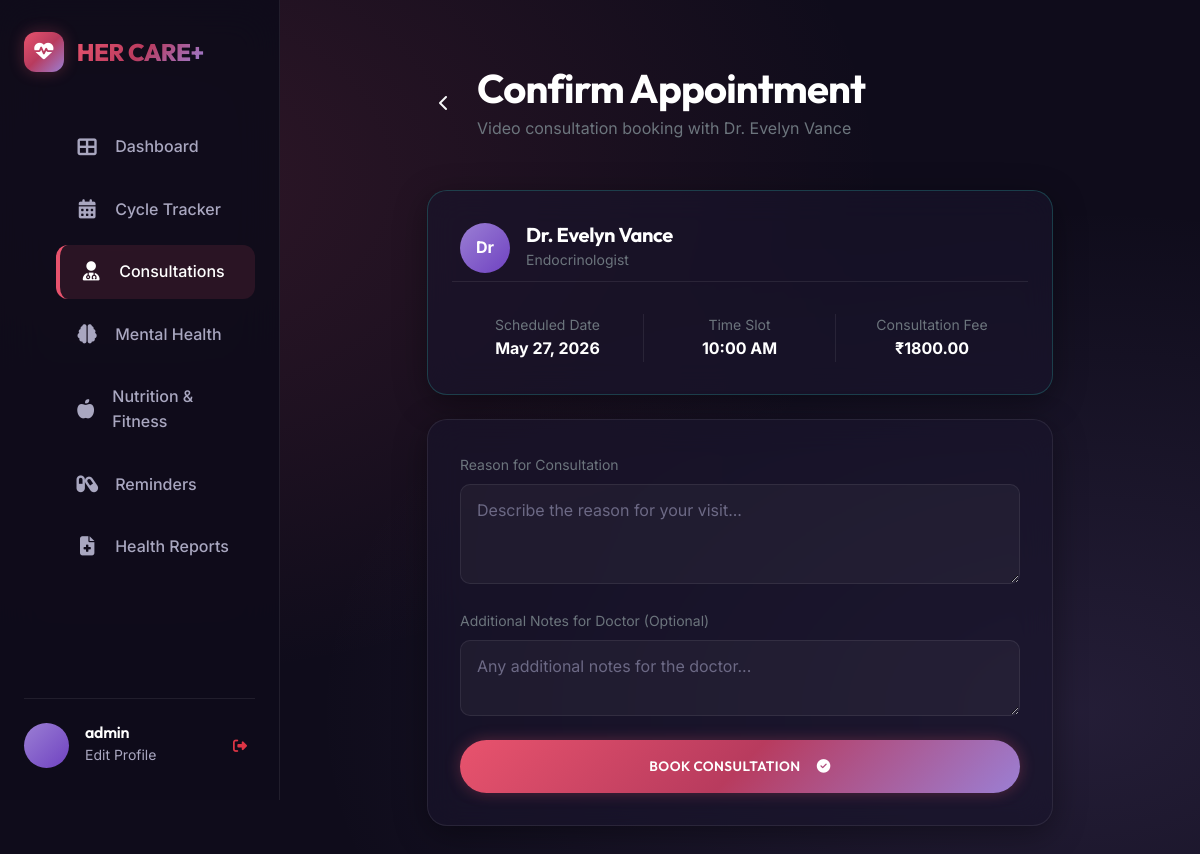
Page /appointments/book/49/ (signed in) on the committed database.
### appointments/models.py (models this page shows, shortened)
class Doctor(models.Model):
    SPECIALIZATION_CHOICES = [
        ('gynecologist', 'Gynecologist'),
        ('obstetrician', 'Obstetrician'),
        ('dermatologist', 'Dermatologist'),
        ('endocrinologist', 'Endocrinologist'),
        ('nutritionist', 'Nutritionist'),
        ('psychiatrist', 'Psychiatrist'),
        ('psychologist', 'Psychologist'),
        ('general', 'General Physician'),
        ('physiotherapist', 'Physiotherapist'),
    ]
    name = models.CharField(max_length=100)
    specialization = models.CharField(max_length=20, choices=SPECIALIZATION_CHOICES)
    qualification = models.CharField(max_length=200)
    experience_years = models.IntegerField(default=0)
    rating = models.DecimalField(max_digits=2, decimal_places=1, default=4.0)
    consultation_fee = models.DecimalField(max_digits=8, decimal_places=2)
    bio = models.TextField(blank=True)
    profile_image = models.ImageField(upload_to='doctors/', blank=True, null=True)
    available_days = models.CharField(max_length=100, default='Mon,Tue,Wed,Thu,Fri',
                                       help_text='Comma-separated days')
    is_active = models.BooleanField(default=True)
    class Meta:
        ordering = ['-rating', 'name']

class TimeSlot(models.Model):
    doctor = models.ForeignKey(Doctor, on_delete=models.CASCADE, related_name='time_slots')
    date = models.DateField()
    start_time = models.TimeField()
    end_time = models.TimeField()
    is_booked = models.BooleanField(default=False)
    class Meta:
        ordering = ['date', 'start_time']
        unique_together = ['doctor', 'date', 'start_time']

### appointments/views.py (the view)
# urls.py: path('book/<int:slot_id>/', views.book_appointment, name='book_appointment'),
@login_required
def book_appointment(request, slot_id):
    slot = get_object_or_404(TimeSlot, pk=slot_id, is_booked=False)
    if request.method == 'POST':
        form = AppointmentForm(request.POST)
        if form.is_valid():
            appointment = form.save(commit=False)
            appointment.user = request.user
            appointment.doctor = slot.doctor
            appointment.time_slot = slot
            appointment.save()
            slot.is_booked = True
            slot.save()
            messages.success(request, f'Appointment booked with Dr. {slot.doctor.name} on {slot.date}!')
            return redirect('my_appointments')
    else:
        form = AppointmentForm()
    context = {
        'form': form,
        'slot': slot,
        'doctor': slot.doctor,
    }
    return render(request, 'appointments/book.html', context)

### appointments/forms.py
class AppointmentForm(forms.ModelForm):
    class Meta:
        model = Appointment
        fields = ['reason', 'notes']
        widgets = {
            'reason': forms.Textarea(attrs={
                'class': 'form-control',
                'rows': 3,
                'placeholder': 'Describe the reason for your visit...'
            }),
            'notes': forms.Textarea(attrs={
                'class': 'form-control',
                'rows': 2,
                'placeholder': 'Any additional notes for the doctor...'
            }),
        }

### appointments/templates/appointments/book.html (shortened to what this page needs)
{% extends 'base.html' %}
{% load static %}
{% block content %}
<div class="container py-4" style="max-width: 650px;">
    <div class="d-flex align-items-center gap-3 mb-5">
        <a href="{% url 'doctor_detail' doctor.pk %}" class="btn btn-outline-light border-0"><i class="fas fa-chevron-left"></i></a>
        <div>
            <h1 class="fw-bold mb-1">Confirm Appointment</h1>
            <p class="text-secondary mb-0">Video consultation booking with Dr. {{ doctor.name }}</p>
        </div>
    </div>
    <div class="glass-card mb-4" style="border-color: rgba(46, 196, 182, 0.25);">
        <div class="d-flex align-items-center gap-3 mb-4">
            <div class="user-avatar" style="width: 50px; height: 50px;">Dr</div>
            <div>
                <h5 class="fw-bold m-0">Dr. {{ doctor.name }}</h5>
                <span class="small text-secondary text-capitalize">{{ doctor.get_specialization_display }}</span>
            </div>
        </div>
        <div class="row g-3 text-center border-top pt-3" style="border-color: var(--border-glass) !important;">
            <div class="col-4 border-end" style="border-color: var(--border-glass) !important;">
                <span class="small text-secondary d-block">Scheduled Date</span>
                <strong class="text-white">{{ slot.date|date:"F d, Y" }}</strong>
            </div>
            <div class="col-4 border-end" style="border-color: var(--border-glass) !important;">
                <span class="small text-secondary d-block">Time Slot</span>
                <strong class="text-white">{{ slot.start_time|time:"h:i A" }}</strong>
            </div>
            <div class="col-4">
                <span class="small text-secondary d-block">Consultation Fee</span>
                <strong class="text-white">₹{{ doctor.consultation_fee }}</strong>
            </div>
        </div>
    </div>
    <div class="glass-card">
        <form method="POST">
            <div class="mb-4">
                <label class="form-label small text-secondary">Reason for Consultation</label>
                {{ form.reason }}
            </div>
            <div class="mb-4">
                <label class="form-label small text-secondary">Additional Notes for Doctor (Optional)</label>
                {{ form.notes }}
            </div>
            <button type="submit" class="btn-premium w-100 py-3">
                Book Consultation <i class="fas fa-check-circle ms-2"></i>
            </button>
        </form>
    </div>
</div>
{% endblock %}

### templates/base.html (shortened to what this page needs)
{% load static %}
<!DOCTYPE html>
<html lang="en">
<head>
    <link href="https://cdn.jsdelivr.net/npm/bootstrap@5.3.2/dist/css/bootstrap.min.css" rel="stylesheet">
    <link href="https://cdnjs.cloudflare.com/ajax/libs/font-awesome/6.4.2/css/all.min.css" rel="stylesheet">
    <link href="{% static 'css/style.css' %}" rel="stylesheet">
</head>
<body>
    {% if user.is_authenticated %}
    <div class="app-container">
        <aside class="sidebar">
            <a href="{% url 'dashboard' %}" class="sidebar-logo">
                <span class="btn-premium p-2 d-inline-flex align-items-center justify-content-center" style="width: 40px; height: 40px; border-radius: 12px;">
                    <i class="fas fa-heartbeat" style="font-size: 1.2rem;"></i>
                </span>
                <h2 class="m-0 text-gradient">HER CARE+</h2>
            </a>
            <ul class="nav-menu">
                <li class="nav-item {% if request.resolver_match.app_name == 'dashboard' or request.resolver_match.url_name == 'dashboard' %}active{% endif %}">
                    <a href="{% url 'dashboard' %}">
                        <i class="fas fa-th-large"></i>
                        <span>Dashboard</span>
                    </a>
                </li>
                <li class="nav-item {% if 'cycle-tracker' in request.path %}active{% endif %}">
                    <a href="{% url 'tracker_home' %}">
                        <i class="fas fa-calendar-alt"></i>
                        <span>Cycle Tracker</span>
                    </a>
                </li>
                <li class="nav-item {% if 'appointments' in request.path %}active{% endif %}">
                    <a href="{% url 'doctor_list' %}">
                        <i class="fas fa-user-md"></i>
                        <span>Consultations</span>
                    </a>
                </li>
                <li class="nav-item {% if 'mental-health' in request.path %}active{% endif %}">
                    <a href="{% url 'mental_health_home' %}">
                        <i class="fas fa-brain"></i>
                        <span>Mental Health</span>
                    </a>
                </li>
                <li class="nav-item {% if 'nutrition' in request.path %}active{% endif %}">
                    <a href="{% url 'nutrition_home' %}">
                        <i class="fas fa-apple-alt"></i>
                        <span>Nutrition & Fitness</span>
                    </a>
                </li>
                <li class="nav-item {% if 'reminders' in request.path %}active{% endif %}">
                    <a href="{% url 'reminders_home' %}">
                        <i class="fas fa-capsules"></i>
                        <span>Reminders</span>
                    </a>
                </li>
                <li class="nav-item {% if 'health-reports' in request.path %}active{% endif %}">
                    <a href="{% url 'reports_home' %}">
                        <i class="fas fa-file-medical"></i>
                        <span>Health Reports</span>
                    </a>
                </li>
            </ul>
            <div class="sidebar-user">
                {% if user.profile.profile_picture %}
                    <img src="{{ user.profile.profile_picture.url }}" class="user-avatar" alt="Avatar">
                {% else %}
                    <div class="user-avatar">{{ user.first_name|slice:":1" }}{% if user.last_name %}{{ user.last_name|slice:":1" }}{% endif %}</div>
                {% endif %}
                <div class="user-details overflow-hidden">
                    <h6 class="m-0 text-truncate">{{ user.get_full_name|default:user.username }}</h6>
                    <a href="{% url 'profile' %}" class="small text-decoration-none" style="color: var(--text-secondary);">Edit Profile</a>
                </div>
                <a href="{% url 'logout' %}" class="ms-auto btn btn-sm btn-outline-danger border-0" title="Logout">
                    <i class="fas fa-sign-out-alt"></i>
                </a>
            </div>
        </aside>
        <main class="main-content">
            {% block content %}{% endblock %}
        </main>
    </div>
    {% endif %}
</body>
</html>

### static/css/style.css (style rules this page uses)
:root { --bg-dark: #0f0c1b; --bg-card: rgba(26, 21, 44, 0.65); --bg-card-hover: rgba(38, 31, 64, 0.85); --border-glass: rgba(255, 255, 255, 0.08); --border-glass-focus: rgba(232, 83, 109, 0.4); --primary-grad: linear-gradient(135deg, #e8536d 0%, #b83b5e 50%, #9b7fd4 100%); --accent-grad: linear-gradient(135deg, #9b7fd4 0%, #6f42c1 100%); --teal-grad: linear-gradient(135deg, #2ec4b6 0%, #0f9f90 100%); --text-primary: #f8f9fa; --text-secondary: #a9a7c0; --text-muted: #6c6985; --primary-color: #e8536d; --accent-color: #9b7fd4; --teal-color: #2ec4b6; --shadow-main: 0 8px 32px 0 rgba(0, 0, 0, 0.37); --shadow-glow: 0 0 15px rgba(232, 83, 109, 0.3); --font-heading: 'Outfit', sans-serif; --font-body: 'Inter', sans-serif; }
* { margin: 0; padding: 0; box-sizing: border-box; }
body { background-color: var(--bg-dark); background-image: radial-gradient(at 10% 20%, rgba(232, 83, 109, 0.15) 0px, transparent 50%), radial-gradient(at 90% 80%, rgba(155, 127, 212, 0.15) 0px, transparent 50%); background-attachment: fixed; color: var(--text-primary); font-family: var(--font-body); min-height: 100vh; overflow-x: hidden; line-height: 1.6; }
h1, h2, h3, h4, h5, h6 { font-family: var(--font-heading); font-weight: 600; letter-spacing: -0.02em; color: #ffffff; }
.glass-card { background: var(--bg-card); backdrop-filter: blur(16px); -webkit-backdrop-filter: blur(16px); border: 1px solid var(--border-glass); border-radius: 20px; padding: 2rem; box-shadow: var(--shadow-main); transition: all 0.4s cubic-bezier(0.165, 0.84, 0.44, 1); }
.text-gradient { background: var(--primary-grad); -webkit-background-clip: text; -webkit-text-fill-color: transparent; display: inline-block; }
.btn-premium { background: var(--primary-grad); color: #ffffff; border: none; border-radius: 30px; padding: 0.8rem 2rem; font-family: var(--font-heading); font-weight: 600; letter-spacing: 0.03em; text-transform: uppercase; font-size: 0.85rem; cursor: pointer; box-shadow: var(--shadow-glow); transition: all 0.3s ease; text-decoration: none; display: inline-flex; align-items: center; justify-content: center; gap: 0.5rem; }
.app-container { display: flex; min-height: 100vh; }
.sidebar { width: 280px; background: rgba(15, 12, 27, 0.95); border-right: 1px solid var(--border-glass); padding: 2rem 1.5rem; display: flex; flex-direction: column; position: fixed; height: 100vh; z-index: 100; backdrop-filter: blur(20px); }
.sidebar-logo { display: flex; align-items: center; gap: 0.8rem; margin-bottom: 3rem; text-decoration: none; }
.sidebar-logo h2 { font-family: var(--font-heading); font-weight: 800; font-size: 1.5rem; }
.nav-menu { list-style: none; display: flex; flex-direction: column; gap: 0.5rem; flex-grow: 1; }
.nav-item a { display: flex; align-items: center; gap: 1rem; padding: 0.9rem 1.2rem; color: var(--text-secondary); text-decoration: none; border-radius: 12px; font-weight: 500; transition: all 0.3s ease; }
.nav-item a:hover, .nav-item.active a { color: #ffffff; background: rgba(232, 83, 109, 0.12); border-left: 4px solid var(--primary-color); }
.nav-item i { font-size: 1.2rem; width: 24px; text-align: center; }
.sidebar-user { border-top: 1px solid var(--border-glass); padding-top: 1.5rem; display: flex; align-items: center; gap: 1rem; }
.user-avatar { width: 45px; height: 45px; border-radius: 50%; background: var(--accent-grad); display: flex; align-items: center; justify-content: center; font-weight: bold; color: white; object-fit: cover; }
.main-content { margin-left: 280px; flex-grow: 1; padding: 2.5rem; min-height: 100vh; }
.form-control, .form-select { background: rgba(255, 255, 255, 0.04) !important; border: 1px solid var(--border-glass) !important; border-radius: 10px !important; color: var(--text-primary) !important; padding: 0.8rem 1rem !important; transition: all 0.3s ease !important; }
.form-control::placeholder { color: var(--text-muted); }

### rows in the picture
Doctor: name "Evelyn Vance", specialization "Endocrinologist", consultation_fee "1800.00"
TimeSlot: date "May 27, 2026", start_time "10:00 AM"

### other values in the picture
{{ user.get_full_name|default:user.username }} "admin"
